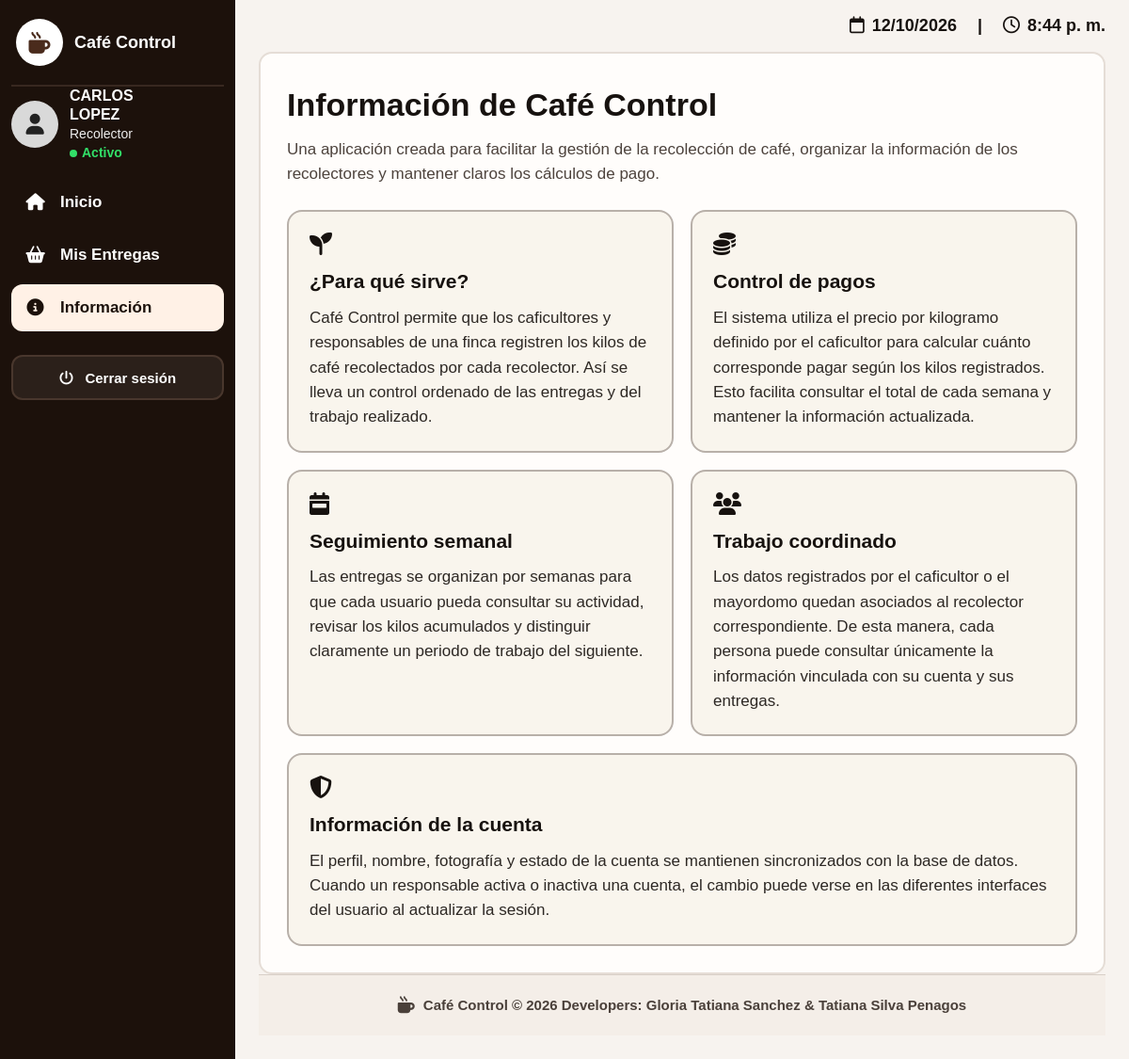
Screenshot of /informacion_r.php (signed in) with the database file from the repository.
### tables this page shows
CREATE TABLE `usuarios` (
  `id_usuario` int(11) NOT NULL,
  `documento` varchar(20) NOT NULL,
  `nombres` varchar(100) NOT NULL,
  `apellidos` varchar(100) NOT NULL,
  `telefono` varchar(15) DEFAULT NULL,
  `correo` varchar(150) DEFAULT NULL,
  `usuario` varchar(50) NOT NULL,
  `contrasena` varchar(255) NOT NULL,
  `rol` enum('caficultor','mayordomo','recolector') NOT NULL,
  `estado` enum('activo','inactivo') DEFAULT 'activo',
  `fecha_registro` timestamp NOT NULL DEFAULT current_timestamp(),
  `foto_perfil` varchar(255) DEFAULT NULL
);

### informacion_r.php (the view, shortened to what this page needs)
<?php
require_once __DIR__ . '/assets/inc/conexion.php';
$id_usuario = (int) $_SESSION['id_usuario'];
function e(string $value): string {
    return htmlspecialchars($value, ENT_QUOTES, 'UTF-8');
}
$con->query("CREATE TABLE IF NOT EXISTS perfiles_usuario (
    id_usuario INT NOT NULL PRIMARY KEY,
    foto_perfil VARCHAR(255) NULL,
    fecha_actualizacion TIMESTAMP NOT NULL DEFAULT CURRENT_TIMESTAMP ON UPDATE CURRENT_TIMESTAMP
) ENGINE=InnoDB DEFAULT CHARSET=utf8mb4 COLLATE=utf8mb4_unicode_ci");
try {
    $existe_antigua = false;
    $stmt_tabla = $con->prepare(
        "SELECT COUNT(*) AS total
         FROM information_schema.tables
         WHERE table_schema = DATABASE()
           AND table_name = 'perfiles_recolectores'"
    );
    if ($stmt_tabla) {
        $stmt_tabla->execute();
        $r_tabla = $stmt_tabla->get_result();
        $fila_tabla = $r_tabla->fetch_assoc();
        $existe_antigua = ((int)($fila_tabla['total'] ?? 0) > 0);
    }
    if ($existe_antigua) {
        $con->query(
            "INSERT INTO perfiles_usuario (id_usuario, foto_perfil)
             SELECT id_usuario, foto_perfil
             FROM perfiles_recolectores
             WHERE foto_perfil IS NOT NULL AND foto_perfil <> ''
             ON DUPLICATE KEY UPDATE
                 foto_perfil = CASE
                     WHEN perfiles_usuario.foto_perfil IS NULL OR perfiles_usuario.foto_perfil = ''
                     THEN VALUES(foto_perfil)
                     ELSE perfiles_usuario.foto_perfil
                 END"
        );
    }
} catch (Throwable $e) {
}
$roles = [
    'caficultor' => 'Caficultor',
    'mayordomo' => 'Mayordomo',
    'recolector' => 'Recolector'
];
$nombre = 'Usuario';
$apellido = '';
$rol = 'recolector';
$estado = 'activo';
$foto = '';
$stmt = $con->prepare(
    "SELECT u.nombres, u.apellidos, u.rol, u.estado,
            COALESCE(p.foto_perfil, '') AS foto_perfil
     FROM usuarios u
     LEFT JOIN perfiles_usuario p ON p.id_usuario = u.id_usuario
     WHERE u.id_usuario = ?
     LIMIT 1"
);
if ($stmt) {
    $stmt->bind_param('i', $id_usuario);
    $stmt->execute();
    $res = $stmt->get_result();
    if ($fila = $res->fetch_assoc()) {
        $nombre = trim((string)($fila['nombres'] ?? 'Usuario'));
        $apellido = trim((string)($fila['apellidos'] ?? ''));
        $rol = trim((string)($fila['rol'] ?? 'recolector'));
        $estado = trim((string)($fila['estado'] ?? 'activo'));
        $foto = trim((string)($fila['foto_perfil'] ?? ''));
    }
}
$rol_mostrado = $roles[$rol] ?? ucfirst($rol);
$activo = ($estado === 'activo');
$estado_mostrado = $activo ? 'Activo' : 'Inactivo';
$nombre_completo = trim($nombre . ' ' . $apellido);
$foto_url = $foto !== '' ? $foto : '';
$ahora = new DateTimeImmutable('now', new DateTimeZone('America/Bogota'));
?>
<!DOCTYPE html>
<html lang="es">
<head>
<link rel="stylesheet" href="https://cdnjs.cloudflare.com/ajax/libs/font-awesome/6.5.2/css/all.min.css">
</head>
<body>
<aside class="sidebar">
<div>
  <div class="logo-area"><div class="logo"><i class="fa-solid fa-mug-hot"></i></div><div class="logo-text"><h1>Café Control</h1></div></div>
  <button class="user-box profile-trigger" id="profileTrigger" type="button" aria-label="Editar perfil">
    <?php if($foto_url!==''): ?>
      <img class="user-photo" src="<?php echo e($foto_url); ?>" alt="Foto de <?php echo e($nombre_completo); ?>">
    <?php else: ?>
      <div class="user-photo"><i class="fa-solid fa-user"></i></div>
    <?php endif; ?>
    <div class="user-info">
      <h6><?php echo e($nombre); ?><br><?php echo e($apellido); ?></h6>
      <small><?php echo e($rol_mostrado); ?></small>
      <small class="<?php echo $activo?'active-t':'inactive-t'; ?>"><span class="status-dot"></span><?php echo e($estado_mostrado); ?></small>
    </div>
  </button>
  <nav class="menu">
    <a href="panel_r.php"><i class="fa-solid fa-house"></i><span>Inicio</span></a>
    <a href="entregas_r.php"><i class="fa-solid fa-basket-shopping"></i><span>Mis Entregas</span></a>
    <a href="informacion_r.php" class="active"><i class="fa-solid fa-circle-info"></i><span>Información</span></a>
  </nav>
  <div class="logout">
     <a href="cerrar.php" style="text-decoration: none;">
       <button type="button">
          <i class="fa-solid fa-power-off"></i>
          &nbsp; Cerrar sesión
      </button>
     </a>
  </div>
</div>
</aside>
<main class="main">
<header class="topbar">
  <div class="date-time">
    <span><i class="fa-regular fa-calendar"></i><span id="fechaActual"><?php echo e($ahora->format('d/m/Y')); ?></span></span>
    <span>|</span>
    <span><i class="fa-regular fa-clock"></i><span id="horaActual"><?php echo e($ahora->format('g:i a')); ?></span></span>
  </div>
</header>
<section class="content">
  <h1>Información de Café Control</h1>
  <p class="intro">Una aplicación creada para facilitar la gestión de la recolección de café, organizar la información de los recolectores y mantener claros los cálculos de pago.</p>
  <div class="info-grid">
    <article class="info-card">
      <i class="fa-solid fa-seedling"></i>
      <h2>¿Para qué sirve?</h2>
      <p>Café Control permite que los caficultores y responsables de una finca registren los kilos de café recolectados por cada recolector. Así se lleva un control ordenado de las entregas y del trabajo realizado.</p>
    </article>
    <article class="info-card">
      <i class="fa-solid fa-coins"></i>
      <h2>Control de pagos</h2>
      <p>El sistema utiliza el precio por kilogramo definido por el caficultor para calcular cuánto corresponde pagar según los kilos registrados. Esto facilita consultar el total de cada semana y mantener la información actualizada.</p>
    </article>
    <article class="info-card">
      <i class="fa-solid fa-calendar-week"></i>
      <h2>Seguimiento semanal</h2>
      <p>Las entregas se organizan por semanas para que cada usuario pueda consultar su actividad, revisar los kilos acumulados y distinguir claramente un periodo de trabajo del siguiente.</p>
    </article>
    <article class="info-card">
      <i class="fa-solid fa-users"></i>
      <h2>Trabajo coordinado</h2>
      <p>Los datos registrados por el caficultor o el mayordomo quedan asociados al recolector correspondiente. De esta manera, cada persona puede consultar únicamente la información vinculada con su cuenta y sus entregas.</p>
    </article>
    <article class="info-card full">
      <i class="fa-solid fa-shield-halved"></i>
      <h2>Información de la cuenta</h2>
      <p>El perfil, nombre, fotografía y estado de la cuenta se mantienen sincronizados con la base de datos. Cuando un responsable activa o inactiva una cuenta, el cambio puede verse en las diferentes interfaces del usuario al actualizar la sesión.</p>
    </article>
  </div>
</section>
<footer class="app-footer">
    <div class="footer-inner">
        <i class="fa-solid fa-mug-hot"></i>
        <span><strong>Café Control</strong> © 2026 Developers: Gloria Tatiana Sanchez &amp; Tatiana Silva Penagos</span>
    </div>
</footer>
</main>
</body>
</html>

### rows the page displays
usuarios: nombres "CARLOS", apellidos "LOPEZ", rol "Recolector", estado "Activo"
